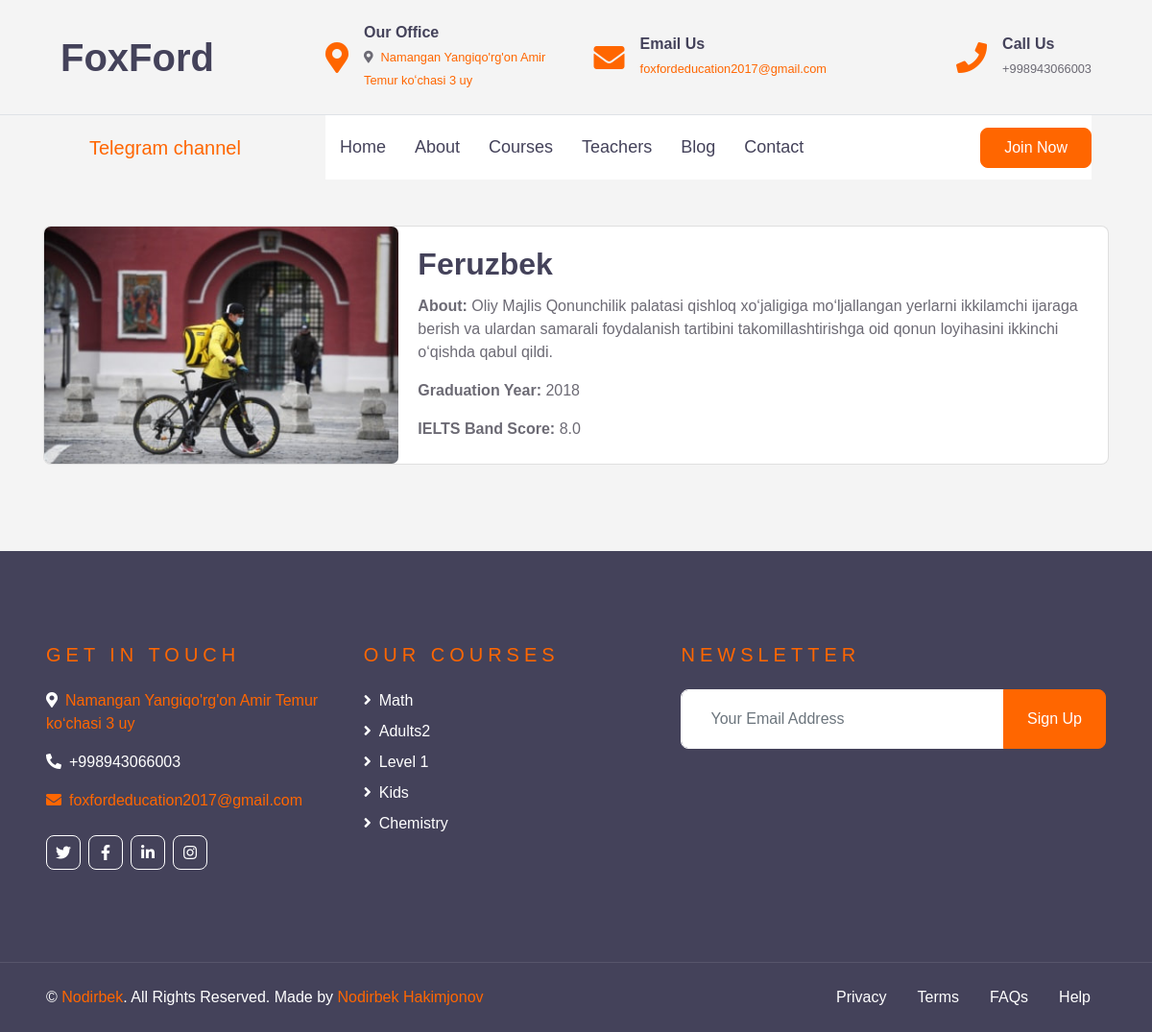
Screenshot of /graduated-students/9/ with the database file from the repository.
### foxford_app/models.py (models this page shows, shortened)
class GraduatedStudent(models.Model):
    name = models.CharField(max_length=100)
    about=models.TextField()
    image = models.ImageField(upload_to='foxford/g_student')
    graduation_year = models.PositiveIntegerField()
    band_score = models.CharField(max_length=10)
    publish_time = models.DateTimeField(default=timezone.now)

class Course(models.Model):
    title = models.CharField(max_length=100)
    description = models.TextField()
    image = models.ImageField(upload_to='foxford/course')
    duration = models.IntegerField(help_text="Duration in weeks")
    price = models.DecimalField(max_digits=8, decimal_places=2)
    created_time = models.DateTimeField(auto_now_add=True)
    publish_time = models.DateTimeField(default=timezone.now)
    instructor = models.ForeignKey(Instructor, on_delete=models.CASCADE, related_name='courses')
    learning_outcomes = models.TextField(help_text="Separate each outcome with a newline")
    objects = models.Manager()
    class Meta:
        ordering = ['-publish_time']

### foxford_app/views.py (the view)
# urls.py: path('graduated-students/<int:student_id>/', GraduatedStudentView, name='graduated_students'),
def GraduatedStudentView(request,student_id):
    g_student=get_object_or_404(GraduatedStudent,id=student_id)
    courses = Course.objects.all().order_by('-publish_time')[:8]
    context={
        'student':g_student,
        'courses':courses
    }
    return render(request,'foxford/graduated_student.html',context=context)

### templates/foxford/graduated_student.html (shortened to what this page needs)
{% extends 'foxford/base.html' %}
{% load static %}
{% block content %}
<body>
    <div class="container">
        <div class="student-detail card mt-5">
            <div class="row no-gutters">
                <div class="col-md-4">
                    <img src="{{ student.image.url }}" class="card-img student-image" alt="{{ student.name }}">
                </div>
                <div class="col-md-8">
                    <div class="card-body">
                        <h2 class="card-title">{{ student.name }}</h2>
                        <p class="card-text"><strong>About:</strong> {{ student.about }}</p>
                        <p class="card-text"><strong>Graduation Year:</strong> {{ student.graduation_year }}</p>
                        <p class="card-text"><strong>IELTS Band Score:</strong> {{ student.band_score }}</p>
                    </div>
                </div>
            </div>
        </div>
    </div>
{% endblock %}

### templates/foxford/base.html (shortened to what this page needs)
{% load static %}
{% load static %}
<!DOCTYPE html>
<html lang="en">
<head>
    <link rel="stylesheet" href="https://cdnjs.cloudflare.com/ajax/libs/font-awesome/5.10.0/css/all.min.css">
      <link rel="stylesheet" href="https://cdnjs.cloudflare.com/ajax/libs/flag-icon-css/3.4.6/css/flag-icon.min.css">
    <link href="{% static 'lib/owlcarousel/assets/owl.carousel.min.css' %}" rel="stylesheet">
    <link href="{% static 'css/style.css' %}" rel="stylesheet">
    <link href="{% static 'css/styles.css' %}" rel="stylesheet">
</head>
<body>
<div class="container-fluid d-none d-lg-block">
    <div class="row align-items-center py-4 px-xl-5">
        <div class="col-lg-3">
            <a href="{% url 'home_page' %}" class="text-decoration-none">
                <h1 class="m-0">FoxFord</h1>
            </a>
        </div>
        <div class="col-lg-3 text-right">
            <div class="d-inline-flex align-items-center">
                <i class="fa fa-2x fa-map-marker-alt text-primary mr-3"></i>
                <div class="text-left">
                    <h6 class="font-weight-semi-bold mb-1">Our Office</h6>
                    <small><i class="fa fa-map-marker-alt mr-2"></i><a href="https://maps.app.goo.gl/CEBq7Gm6XRWF9vXs8"
                                                                       target="_blank">Namangan Yangiqo'rg'on Amir Temur
                        koʻchasi 3 uy</a></small>
                </div>
            </div>
        </div>
        <div class="col-lg-3 text-right">
            <div class="d-inline-flex align-items-center">
                <i class="fa fa-2x fa-envelope text-primary mr-3"></i>
                <div class="text-left">
                    <h6 class="font-weight-semi-bold mb-1">Email Us</h6>
                    <small><a href="mailto:foxfordeducation2017@gmail.com">foxfordeducation2017@gmail.com</a></small>
                </div>
            </div>
        </div>
        <div class="col-lg-3 text-right">
            <div class="d-inline-flex align-items-center">
                <i class="fa fa-2x fa-phone text-primary mr-3"></i>
                <div class="text-left">
                    <h6 class="font-weight-semi-bold mb-1">Call Us</h6>
                    <small>+998943066003</small>
                </div>
            </div>
        </div>
    </div>
</div>
<div class="container-fluid">
    <div class="row border-top px-xl-5">
        <div class="col-lg-3 d-none d-lg-block">
            <a href="https://t.me/Foxford_time" style="height: 67px; padding: 0 30px;"
               class="d-flex align-items-center"><h5 class="text-primary m-0">Telegram channel</h5>
            </a>
        </div>
        <div class="col-lg-9">
            <nav class="navbar navbar-expand-lg bg-light navbar-light py-3 py-lg-0 px-0">
                <div class="collapse navbar-collapse justify-content-between" id="navbarCollapse">
                    <div class="navbar-nav py-0">
                        {% url 'home_page' as home_url %}
                        {% url 'about_page' as about_url %}
                        {% url 'course_page' as course_url %}
                        {% url 'teacher_page' as teacher_url %}
                        {% url 'blog_page' as blog_url %}
                        {% url 'contact_page' as contact_url %}
                        <a href="{{ home_url }}"
                           class="nav-item nav-link {% if request.path == home_url %}active{% endif %}">Home</a>
                        <a href="{{ about_url }}"
                           class="nav-item nav-link {% if request.path == about_url %}active{% endif %}">About</a>
                        <a href="{{ course_url }}"
                           class="nav-item nav-link {% if request.path == course_url %}active{% endif %}">Courses</a>
                        <a href="{{ teacher_url }}"
                           class="nav-item nav-link {% if request.path == teacher_url %}active{% endif %}">Teachers</a>
                        <div class="nav-item dropdown">
                            <a href="{{ blog_url }}"
                               class="nav-link {% if request.path == blog_url %}active{% endif %}">Blog</a>
                        </div>
                        <a href="{{ contact_url }}"
                           class="nav-item nav-link {% if request.path == contact_url %}active{% endif %}">Contact</a>
                    </div>
                    <a class="btn btn-primary py-2 px-4 ml-auto d-none d-lg-block" href="https://t.me/Foxford_time">Join
                        Now</a>
                </div>
            </nav>
        </div>
    </div>
</div>
{% block content %}
{% endblock %}
<div class="container-fluid bg-dark text-white py-5 px-sm-3 px-lg-5" style="margin-top: 90px;">
    <div class="row pt-5">
        <div class="col-lg-7 col-md-12">
            <div class="row">
                <div class="col-md-6 mb-5">
                    <h5 class="text-primary text-uppercase mb-4" style="letter-spacing: 5px;">Get In Touch</h5>
                    <p><i class="fa fa-map-marker-alt mr-2"></i><a href="https://maps.app.goo.gl/CEBq7Gm6XRWF9vXs8"
                                                                   target="_blank">Namangan Yangiqo'rg'on Amir Temur
                        koʻchasi 3 uy</a></p>
                    <p><i class="fa fa-phone-alt mr-2"></i>+998943066003</p>
                    <p><a href="mailto:foxfordeducation2017@gmail.com"><i class="fa fa-envelope mr-2"></i>foxfordeducation2017@gmail.com</a>
                    </p>
                    <div class="d-flex justify-content-start mt-4">
                        <a class="btn btn-outline-light btn-square mr-2" href="#"><i class="fab fa-twitter"></i></a>
                        <a class="btn btn-outline-light btn-square mr-2" href="#"><i class="fab fa-facebook-f"></i></a>
                        <a class="btn btn-outline-light btn-square mr-2" href="#"><i class="fab fa-linkedin-in"></i></a>
                        <a class="btn btn-outline-light btn-square"
                           href="https://www.instagram.com/foxford_time_edu?igsh=MWhsbHoyNTdlOXlvag=="><i
                                class="fab fa-instagram"></i></a>
                    </div>
                </div>
                <div class="col-md-6 mb-5">
                    <h5 class="text-primary text-uppercase mb-4" style="letter-spacing: 5px;">Our Courses</h5>
                    <div class="d-flex flex-column justify-content-start">
                        {% for course in courses %}
                            <a class="text-white mb-2" href="{% url 'course_page' %}"><i
                                    class="fa fa-angle-right mr-2"></i>{{ course.title }}</a>
                        {% endfor %}
                    </div>
                </div>
            </div>
        </div>
        <div class="col-lg-5 col-md-12 mb-5">
            <h5 class="text-primary text-uppercase mb-4" style="letter-spacing: 5px;">Newsletter</h5>
            <div class="w-100">
                <div class="input-group">
                    <input type="text" class="form-control border-light" style="padding: 30px;"
                           placeholder="Your Email Address">
                    <div class="input-group-append">
                        <button class="btn btn-primary px-4">Sign Up</button>
                    </div>
                </div>
            </div>
        </div>
    </div>
</div>
<div class="container-fluid bg-dark text-white border-top py-4 px-sm-3 px-md-5"
     style="border-color: rgba(256, 256, 256, .1) !important;">
    <div class="row">
        <div class="col-lg-6 text-center text-md-left mb-3 mb-md-0">
            <p class="m-0 text-white">&copy; <a href="https://t.me/chustiy_blog">Nodirbek</a>. All Rights Reserved. Made
                by <a href="https://t.me/Hakimjonov_Nodirbek">Nodirbek Hakimjonov</a>
            </p>
        </div>
        <div class="col-lg-6 text-center text-md-right">
            <ul class="nav d-inline-flex">
                <li class="nav-item">
                    <a class="nav-link text-white py-0" href="#">Privacy</a>
                </li>
                <li class="nav-item">
                    <a class="nav-link text-white py-0" href="#">Terms</a>
                </li>
                <li class="nav-item">
                    <a class="nav-link text-white py-0" href="#">FAQs</a>
                </li>
                <li class="nav-item">
                    <a class="nav-link text-white py-0" href="#">Help</a>
                </li>
            </ul>
        </div>
    </div>
</div>

### static/css/styles.css (style rules this page uses)
body { font-family: Arial, sans-serif; margin: 0; padding: 0; background-color: #f4f4f4; }
.card { display: flex; flex-direction: column; }
.card img { object-fit: cover; }

### rows the page displays
GraduatedStudent: image (picture), name "Feruzbek", about "Oliy Majlis Qonunchilik palatasi qishloq xo‘jaligiga mo‘ljallangan yerlarni ikkilamchi ijaraga berish va ulardan samarali foydalanish tartibini takomillashtirishga oid qonun loyihasini ikkinchi o‘qishda qabul qildi.", graduation_year "2018", band_score "8.0"
Course: title "Math"
Course: title "Adults2"
Course: title "Level 1"
Course: title "Kids"
Course: title "Chemistry"
